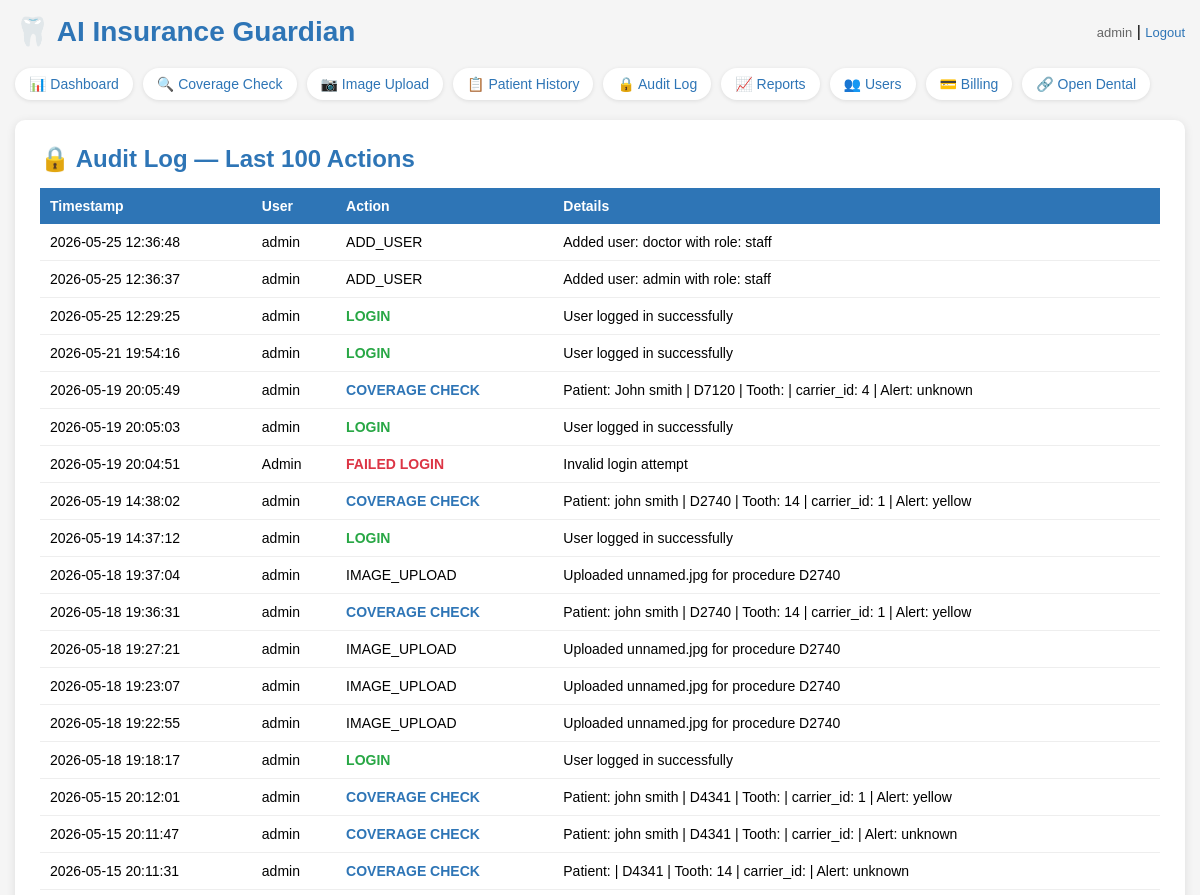
/audit (signed in, upper part), run on an earlier commit of the app's database.
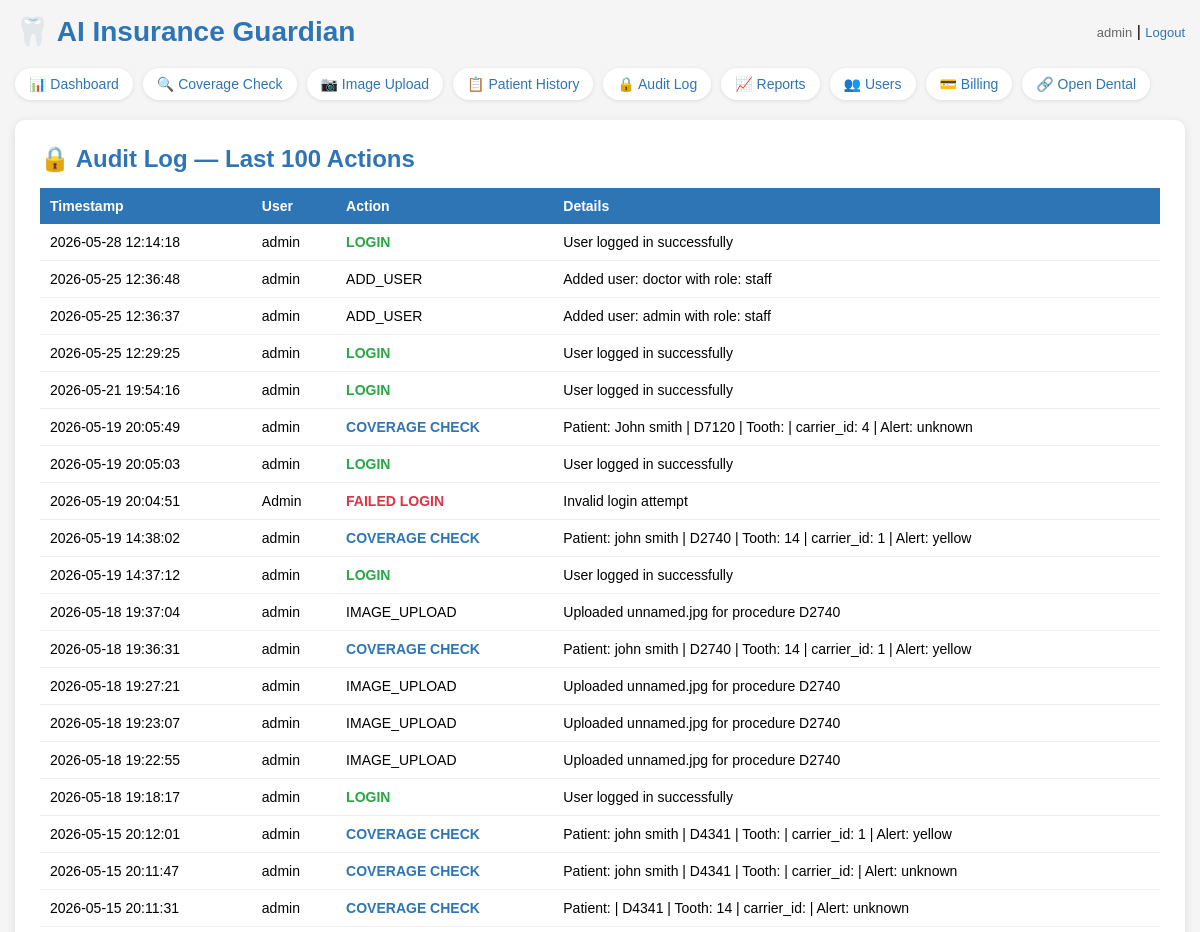
And on a later commit of the database.
### tables this page shows
CREATE TABLE users (
            id INTEGER PRIMARY KEY,
            username TEXT UNIQUE NOT NULL,
            password TEXT NOT NULL,
            role TEXT DEFAULT 'staff'
        );

CREATE TABLE audit_log (id INTEGER PRIMARY KEY, username TEXT, action TEXT, details TEXT, timestamp TEXT);

### app.py (the view)
@app.route("/audit")
@login_required
def audit():
    conn = get_db()
    cursor = conn.cursor()
    cursor.execute("SELECT * FROM audit_log ORDER BY timestamp DESC LIMIT 100")
    records = cursor.fetchall()
    conn.close()
    return render_template("audit.html", records=records)

### app.py (called while the page is built)
def get_db():
    conn = sqlite3.connect("insurance_guardian.db")
    conn.row_factory = sqlite3.Row
    return conn

@login_manager.user_loader
def load_user(user_id):
    conn = get_db()
    cursor = conn.cursor()
    cursor.execute("SELECT * FROM users WHERE id = ?", (user_id,))
    row = cursor.fetchone()
    conn.close()
    if row:
        return User(row["id"], row["username"], row["role"])
    return None

### templates/audit.html (shortened to what this page needs)
<!DOCTYPE html>
<html>
<head>
</head>
<body>
    <div class="header">
        <h1>🦷 AI Insurance Guardian</h1>
        <div>
            <span class="user-info">{{ current_user.username }}</span> |
            <a href="/logout" class="logout">Logout</a>
        </div>
    </div>
    <div class="nav">
        <a href="/dashboard" class="active">📊 Dashboard</a>
        <a href="/">🔍 Coverage Check</a>
        <a href="/upload">📷 Image Upload</a>
        <a href="/history">📋 Patient History</a>
        <a href="/audit">🔒 Audit Log</a>
        <a href="/reports">📈 Reports</a>
        <a href="/users">👥 Users</a>
        <a href="/billing">💳 Billing</a>
        <a href="/opendental">🔗 Open Dental</a>
    </div>
    <div class="results-box">
        <h2>🔒 Audit Log — Last 100 Actions</h2>
        <table>
            <tr>
                <th>Timestamp</th>
                <th>User</th>
                <th>Action</th>
                <th>Details</th>
            </tr>
            {% for record in records %}
            <tr>
                <td>{{ record[4] }}</td>
                <td>{{ record[1] }}</td>
                <td>
                    {% if record[2] == 'LOGIN' %}<span class="action-login">LOGIN</span>
                    {% elif record[2] == 'LOGOUT' %}<span class="action-logout">LOGOUT</span>
                    {% elif record[2] == 'COVERAGE_CHECK' %}<span class="action-check">COVERAGE CHECK</span>
                    {% elif record[2] == 'FAILED_LOGIN' %}<span class="action-failed">FAILED LOGIN</span>
                    {% else %}{{ record[2] }}{% endif %}
                </td>
                <td>{{ record[3] }}</td>
            </tr>
            {% endfor %}
        </table>
    </div>
</body>
</html>

### templates/audit.html (style rules this page uses)
* { box-sizing: border-box; margin: 0; padding: 0; }
body { font-family: Arial, sans-serif; background-color: #f5f5f5; padding: 15px; }
.header { display: flex; justify-content: space-between; align-items: center; margin-bottom: 20px; flex-wrap: wrap; gap: 10px; }
h1 { color: #2E75B6; font-size: clamp(20px, 4vw, 28px); }
.nav { display: flex; flex-wrap: wrap; gap: 10px; margin-bottom: 20px; }
.nav a { color: #2E75B6; text-decoration: none; font-size: 14px; background: white; padding: 8px 14px; border-radius: 20px; box-shadow: 0 1px 4px rgba(0,0,0,0.1); }
.user-info { color: #666; font-size: 13px; }
.logout { color: #2E75B6; text-decoration: none; font-size: 13px; }
.results-box { background: white; padding: 25px; border-radius: 10px; box-shadow: 0 2px 10px rgba(0,0,0,0.1); }
.results-box h2 { color: #2E75B6; margin-bottom: 15px; }
table { width: 100%; border-collapse: collapse; font-size: 14px; }
th { background: #2E75B6; color: white; padding: 10px; text-align: left; }
td { padding: 10px; border-bottom: 1px solid #eee; }
.action-login { color: #28a745; font-weight: bold; }
.action-check { color: #2E75B6; font-weight: bold; }
.action-failed { color: #dc3545; font-weight: bold; }

What changed in the data, as far as the page shows it:
added audit_log: timestamp "2026-05-28 12:14:18", username "admin", action "LOGIN", details "User logged in successfully"
